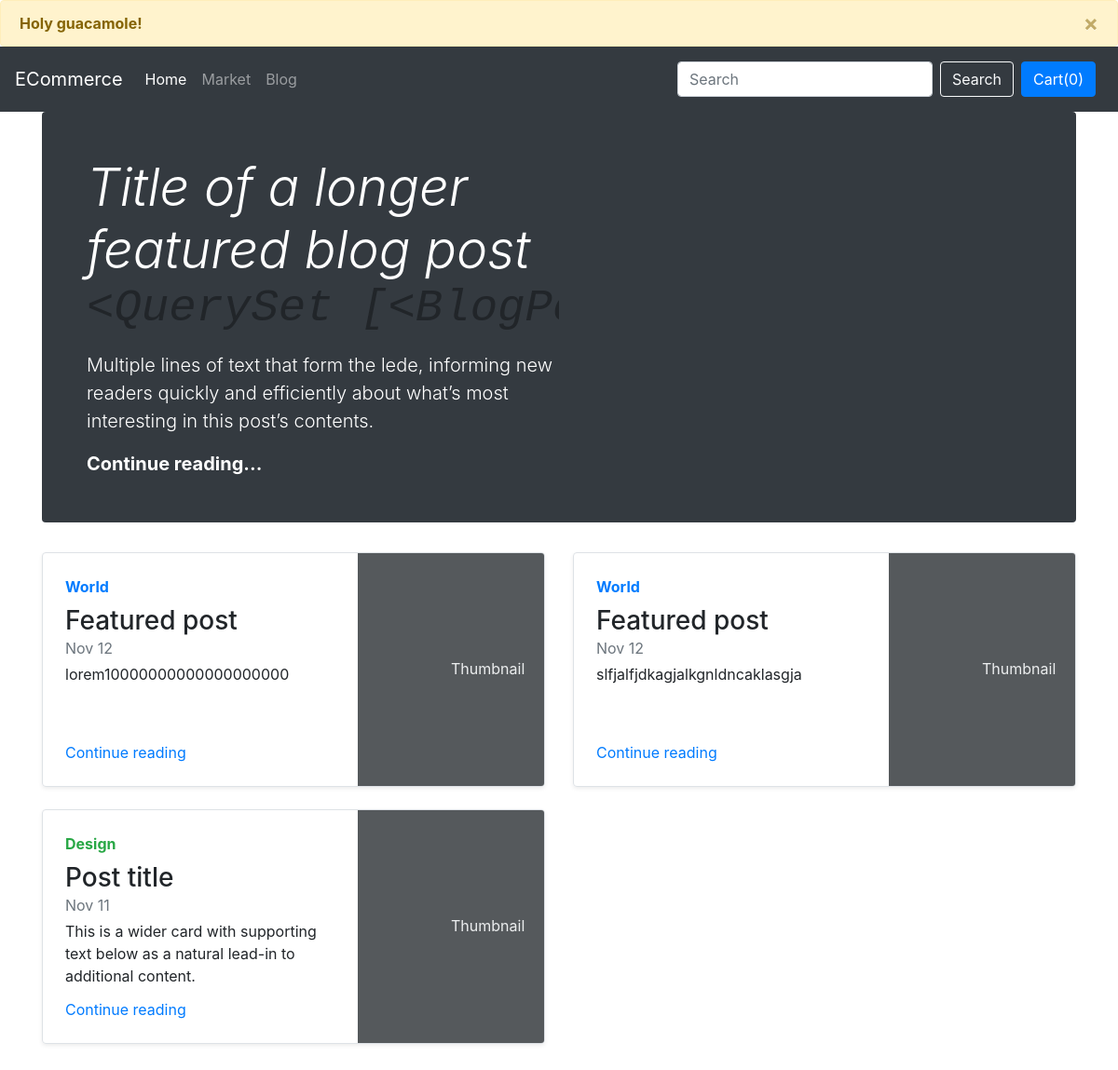
Screenshot of /blog/ with the database file from the repository.
### blog/models.py (models this page shows)
class BlogPost(models.Model):
    post_id = models.AutoField(primary_key=True)
    title = models.CharField(max_length = 200)
    writer = models.CharField(max_length=50)
    intro = models.TextField()
    heading = models.CharField(max_length=100)
    headingcont = models.TextField(max_length=400)
    subheading = models.CharField(max_length=400)
    subcont = models.TextField(max_length=1500)
    def __str__(self):
        return self.writer

### blog/views.py (the view)
# urls.py: path("", views.index, name="blog"),
def index(request):
    shit = BlogPost.objects.all()
    return render(request, "blog/index.html", {"shit": shit})

### blog/templates/blog/index.html (shortened to what this page needs)
{% extends "blog/common.html" %}
{% block "bodycontent" %}
<div class="container">
  <div class="jumbotron p-4 p-md-5 text-white rounded bg-dark">
    <div class="col-md-6 px-0">
      <h1 class="display-4 font-italic">Title of a longer featured blog post<pre>{{shit}}</pre></h1>
      <p class="lead my-3">Multiple lines of text that form the lede, informing new readers quickly and efficiently
        about what’s most interesting in this post’s contents.</p>
      <p class="lead mb-0"><a href="#" class="text-white font-weight-bold">Continue reading...</a></p>
    </div>
  </div>
  <div class="row mb-2">
    {% for i in shit %}
    <div class="col-md-6">
      <div class="row no-gutters border rounded overflow-hidden flex-md-row mb-4 shadow-sm h-md-250 position-relative">
        <div class="col p-4 d-flex flex-column position-static">
          <strong class="d-inline-block mb-2 text-primary">World</strong>
          <h3 class="mb-0">Featured post</h3>
          <div class="mb-1 text-muted">Nov 12</div>
          <p class="card-text mb-auto">{{i.intro}}</p>
          <a href="blogpost/{{i.post_id}}" class="stretched-link">Continue reading</a>
        </div>
        <div class="col-auto d-none d-lg-block">
          <svg class="bd-placeholder-img" width="200" height="250" xmlns="http://www.w3.org/2000/svg"
            preserveAspectRatio="xMidYMid slice" focusable="false" role="img" aria-label="Placeholder: Thumbnail">
            <rect width="100%" height="100%" fill="#55595c"></rect><text x="50%" y="50%" fill="#eceeef"
              dy=".3em">Thumbnail</text>
          </svg>
        </div>
      </div>
    </div>
    {% endfor %}
    <div class="col-md-6">
      <div class="row no-gutters border rounded overflow-hidden flex-md-row mb-4 shadow-sm h-md-250 position-relative">
        <div class="col p-4 d-flex flex-column position-static">
          <strong class="d-inline-block mb-2 text-success">Design</strong>
          <h3 class="mb-0">Post title</h3>
          <div class="mb-1 text-muted">Nov 11</div>
          <p class="mb-auto">This is a wider card with supporting text below as a natural lead-in to additional content.
          </p>
          <a href="#" class="stretched-link">Continue reading</a>
        </div>
        <div class="col-auto d-none d-lg-block">
          <svg class="bd-placeholder-img" width="200" height="250" xmlns="http://www.w3.org/2000/svg"
            preserveAspectRatio="xMidYMid slice" focusable="false" role="img" aria-label="Placeholder: Thumbnail">
            <rect width="100%" height="100%" fill="#55595c"></rect><text x="50%" y="50%" fill="#eceeef"
              dy=".3em">Thumbnail</text>
          </svg>
        </div>
      </div>
    </div>
  </div>
</div>
{% endblock %}

### rows the page displays
BlogPost: writer.writer "<QuerySet…", intro "lorem10000000000000000000"
BlogPost: intro "slfjalfjdkagjalkgnldncaklasgja"
